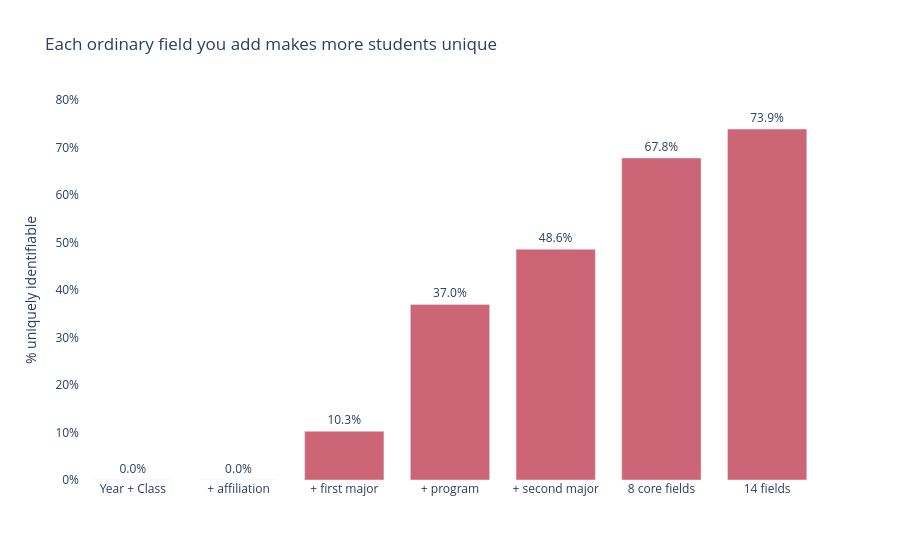

Here is the notebook cell this chart was saved with:
### Markdown cell above
## 1. Each added field makes more students unique

**Headline:** using just 8 ordinary fields, **67.8%** of students become uniquely
identifiable; add the five prior-attendance flags (14 fields) and it reaches **73.9%**.

### Code cell
st = pd.read_csv(RESULTS / "staircase.csv")

# Short, readable x labels in file order; full field list stays in hover.
SHORT = {
    2: "Year + Class",
    3: "+ affiliation",
    4: "+ first major",
    5: "+ program",
    6: "+ second major",
    8: "8 core fields",
    14: "14 fields",
}
st["label"] = st["n_fields"].map(SHORT).fillna(st["n_fields"].astype(str) + " fields")

fig1 = px.bar(
    st, x="label", y="pct_unique", text_auto=".1%",
    color_discrete_sequence=[ACCENT],
    hover_data={"fields": True, "pct_unique": ":.1%", "pct_below_k": ":.1%", "label": False},
    title="Each ordinary field you add makes more students unique",
)
fig1.update_traces(textposition="outside", cliponaxis=False)
fig1.update_layout(
    xaxis_title="", yaxis_title="% uniquely identifiable",
    yaxis_tickformat=".0%", yaxis_range=[0, 0.8],
    plot_bgcolor="white", bargap=0.25,
)
save(fig1, "staircase.png")
fig1

### Figure 1 — Plotly figure (JSON) as saved in the notebook; plotly's stock layout.template omitted (floating-point values rounded to 4 significant figures)
{"data": [{"cliponaxis": false, "customdata": [["Year + Class", 0.0], ["Year + Class + affiliation", 0.0002894], ["Year + Class + affiliation + MAJfirstcode", 0.3298], ["Year + Class + affiliation + MAJfirstcode + program", 0.7341], ["Year + Class + affiliation + MAJfirstcode + program + MAJsecondcode", 0.7997], ["Year + Class + program + affiliation + MAJfirstcode + MAJsecondcode + begincol + edaspire", 0.8987], ["Year + Class + program + FTFY + affiliation + MAJfirstcode + MAJsecondcode + begincol + edaspire + attend_voc + attend_com + attend_col + attend_none + attend_other", 0.9085]], "hovertemplate": "pct_unique=%{y:.1%}<br>fields=%{customdata[0]}<br>pct_below_k=%{customdata[1]:.1%}<extra></extra>", "legendgroup": "", "marker": {"color": "rgb(204, 102, 119)", "pattern": {"shape": ""}}, "name": "", "orientation": "v", "showlegend": false, "textposition": "outside", "texttemplate": "%{y:.1%}", "type": "bar", "x": ["Year + Class", "+ affiliation", "+ first major", "+ program", "+ second major", "8 core fields", "14 fields"], "xaxis": "x", "y": [0.0, 0.0, 0.1025, 0.3697, 0.4857, 0.678, 0.7387], "yaxis": "y"}], "layout": {"bargap": 0.25, "barmode": "relative", "legend": {"tracegroupgap": 0}, "plot_bgcolor": "white", "title": {"text": "Each ordinary field you add makes more students unique"}, "xaxis": {"anchor": "y", "domain": [0.0, 1.0], "title": {"text": ""}}, "yaxis": {"anchor": "x", "domain": [0.0, 1.0], "range": [0, 0.8], "tickformat": ".0%", "title": {"text": "% uniquely identifiable"}}}}
